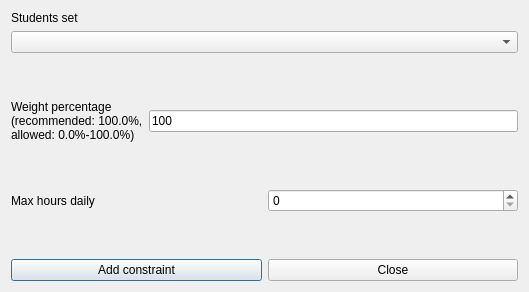
<?xml version="1.0" encoding="UTF-8"?>
<ui version="4.0">
 <class>AddConstraintStudentsSetMaxHoursDailyRealDaysForm_template</class>
 <widget class="QDialog" name="AddConstraintStudentsSetMaxHoursDailyRealDaysForm_template">
  <property name="geometry">
   <rect>
    <x>0</x>
    <y>0</y>
    <width>529</width>
    <height>292</height>
   </rect>
  </property>
  <property name="windowTitle">
   <string extracomment="This is the title of the dialog to add a new constraint of this type">Add students set max hours daily real days</string>
  </property>
  <layout class="QGridLayout" name="gridLayout">
   <item row="0" column="0">
    <layout class="QVBoxLayout" name="verticalLayout">
     <item>
      <widget class="QLabel" name="studentsTextLabel">
       <property name="frameShape">
        <enum>QFrame::NoFrame</enum>
       </property>
       <property name="frameShadow">
        <enum>QFrame::Plain</enum>
       </property>
       <property name="text">
        <string>Students set</string>
       </property>
       <property name="wordWrap">
        <bool>false</bool>
       </property>
      </widget>
     </item>
     <item>
      <widget class="QComboBox" name="studentsComboBox">
       <property name="editable">
        <bool>false</bool>
       </property>
       <property name="insertPolicy">
        <enum>QComboBox::NoInsert</enum>
       </property>
       <property name="duplicatesEnabled">
        <bool>false</bool>
       </property>
      </widget>
     </item>
    </layout>
   </item>
   <item row="1" column="0">
    <spacer name="verticalSpacer">
     <property name="orientation">
      <enum>Qt::Vertical</enum>
     </property>
     <property name="sizeHint" stdset="0">
      <size>
       <width>20</width>
       <height>24</height>
      </size>
     </property>
    </spacer>
   </item>
   <item row="2" column="0">
    <layout class="QHBoxLayout" name="horizontalLayout_2">
     <item>
      <widget class="QLabel" name="weightTextLabel">
       <property name="frameShape">
        <enum>QFrame::NoFrame</enum>
       </property>
       <property name="frameShadow">
        <enum>QFrame::Plain</enum>
       </property>
       <property name="text">
        <string>Weight percentage
(recommended: 100.0%,
allowed: 0.0%-100.0%)</string>
       </property>
       <property name="wordWrap">
        <bool>false</bool>
       </property>
      </widget>
     </item>
     <item>
      <widget class="QLineEdit" name="weightLineEdit">
       <property name="text">
        <string notr="true">100</string>
       </property>
      </widget>
     </item>
    </layout>
   </item>
   <item row="3" column="0">
    <spacer name="verticalSpacer_3">
     <property name="orientation">
      <enum>Qt::Vertical</enum>
     </property>
     <property name="sizeHint" stdset="0">
      <size>
       <width>20</width>
       <height>25</height>
      </size>
     </property>
    </spacer>
   </item>
   <item row="4" column="0">
    <layout class="QHBoxLayout" name="horizontalLayout_3">
     <item>
      <widget class="QLabel" name="maxHoursTextLabel">
       <property name="frameShape">
        <enum>QFrame::NoFrame</enum>
       </property>
       <property name="frameShadow">
        <enum>QFrame::Plain</enum>
       </property>
       <property name="text">
        <string>Max hours daily</string>
       </property>
       <property name="wordWrap">
        <bool>false</bool>
       </property>
      </widget>
     </item>
     <item>
      <widget class="QSpinBox" name="maxHoursSpinBox"/>
     </item>
    </layout>
   </item>
   <item row="5" column="0">
    <spacer name="verticalSpacer_2">
     <property name="orientation">
      <enum>Qt::Vertical</enum>
     </property>
     <property name="sizeHint" stdset="0">
      <size>
       <width>20</width>
       <height>24</height>
      </size>
     </property>
    </spacer>
   </item>
   <item row="6" column="0">
    <layout class="QHBoxLayout" name="horizontalLayout">
     <item>
      <widget class="QPushButton" name="addConstraintPushButton">
       <property name="text">
        <string>Add constraint</string>
       </property>
      </widget>
     </item>
     <item>
      <widget class="QPushButton" name="closePushButton">
       <property name="text">
        <string>Close</string>
       </property>
      </widget>
     </item>
    </layout>
   </item>
  </layout>
 </widget>
 <layoutdefault spacing="6" margin="11"/>
 <resources/>
 <connections/>
</ui>
